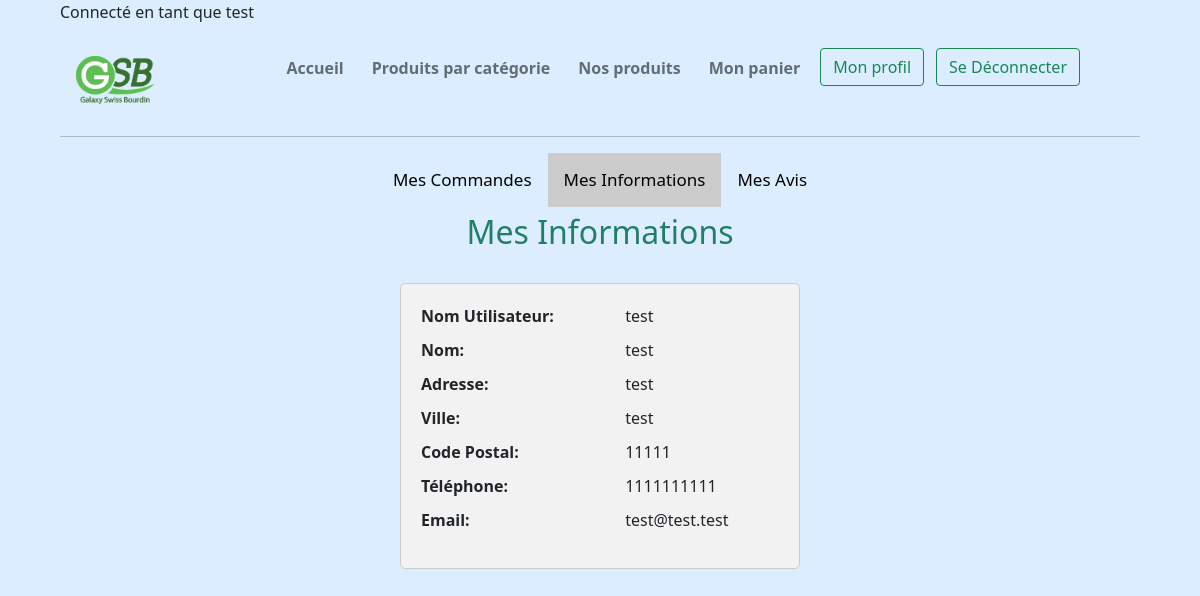
Page /index.php?uc=monProfil&action=voirMonProfil (signed in) on the committed database.
### tables this page shows
CREATE TABLE IF NOT EXISTS `client` (
  `idCli` int(11) NOT NULL AUTO_INCREMENT,
  `nomUtil` varchar(25) NOT NULL,
  `mdp` varchar(100) NOT NULL,
  `nom` char(32) NOT NULL,
  `adresse` char(32) NOT NULL,
  `ville` char(32) NOT NULL,
  `cp` char(5) NOT NULL,
  `tel` char(10) NOT NULL,
  `courriel` char(50) NOT NULL,
  PRIMARY KEY (`idCli`)
);

### modele/bd.profil.php (called while the page is built, shortened)
<?php
function getLesInfoUtil($nomUtil){
	$monPdo = connexionPDO();
	$reqN=$monPdo -> prepare('select idCli, nomUtil, mdp, nom, adresse, ville, cp, tel, courriel from client where nomUtil= :nomUtil ');
	$reqN -> bindValue(':nomUtil',$nomUtil,PDO::PARAM_STR);
	$reqN->execute();
	$lesLignesN = $reqN->fetchAll(PDO::FETCH_ASSOC);
	return $lesLignesN;
}
?>

### vues/v_profil.php (the view, shortened to what this page needs)
<?php
if (!isset($_SESSION['nomAdmin'])){
foreach($lesInfoUtil as $uneInfo){
	$nomUtil = $uneInfo['nomUtil'];
	$nom = $uneInfo['nom'];
	$adresse = $uneInfo['adresse'];
	$ville = $uneInfo['ville'];
	$cp = $uneInfo['cp'];
	$tel = $uneInfo['tel'];
	$courriel = $uneInfo['courriel'];
}
?>
<div class="tabs">
		<button class="tablinks" onclick="openTab(event, 'tab1')">Mes Commandes</button>
		<button class="tablinks" onclick="openTab(event, 'tab2')" id="defaultOpen">Mes Informations</button>
		<button class="tablinks" onclick="openTab(event, 'tab3')">Mes Avis</button>
	</div>
	<div id="tab2" class="tabcontent">
		<h2 class="color-green">Mes Informations</h2>
		<div class="user-info">
    <ul>
		<li><strong>Nom Utilisateur:</strong> <?php echo $nomUtil;?></li>
        <li><strong>Nom:</strong> <?php echo $nom;?></li>
		<li><strong>Adresse:</strong> <?php echo $adresse;?></li>
		<li><strong>Ville:</strong> <?php echo $ville;?></li>
		<li><strong>Code Postal:</strong> <?php echo $cp;?></li>
		<li><strong>Téléphone:</strong> <?php echo $tel;?></li>
		<li><strong>Email:</strong> <?php echo $courriel ;?></li>
    </ul>
</div>
	</div>
<?php
		foreach($lesAvisUtil as $unAvis){?>
			<div class="user-info bis">
	<?php
			$titre_com =$unAvis['titre_commentaire'];
			$commentaire =$unAvis['commentaire'];
			$note = $unAvis['note'];
			$description = $unAvis['description'];
			$date = $unAvis['date_avis'];
	?>
		<ul>
		<li><strong>Titre du commentaire :</strong> <?php echo $titre_com;?></li>
		<li><strong>Produit :</strong> <?php echo $description;?></li>
        <li><strong>Commentaire:</strong> <?php echo $commentaire;?></li>
		<li><strong>Note:</strong> <?php echo $note;?>/5</li>
		<li><strong>Date de l'avis:</strong> <?php echo $date;?></li>
	 </ul>
	</div>
<?php } }
	?>

### modele/cssGeneral.css (style rules this page uses)
html { font: normal 100%/1.2em "Trebuchet MS", Verdana, Helvetica, Arial, sans-serif; }
body { padding: 0% 5%; background-color: #dcedff; }

### modele/cssbis.css (style rules this page uses)
.tabs { overflow: hidden; display: flex; justify-content: center; }
.tabs button { background-color: inherit; float: left; border: none; outline: none; cursor: pointer; padding: 14px 16px; transition: 0.3s; font-size: 17px; }
.tabs button.active { background-color: #ccc; }
.tabcontent { display: none; padding: 6px 12px; }
.tabcontent h2 { text-align: center; }
.user-info { word-break: break-word; margin: auto; max-height: 518px; overflow-y: scroll; background-color: #f2f2f2; border: 1px solid #ccc; padding: 20px; border-radius: 5px; max-width: 400px; }
.user-info ul { list-style-type: none; padding: 0; }
.user-info ul li { margin-bottom: 10px; }
.user-info ul li strong { display: inline-block; width: 200px; font-weight: bold; }
.color-green { color:#217f64; }

### rows in the picture
client: nomUtil "test", nom "test", adresse "test", ville "test", cp "11111", tel "1111111111", courriel "test@test.test"

### other values in the picture
$_SESSION['nomUtil'] "test"
